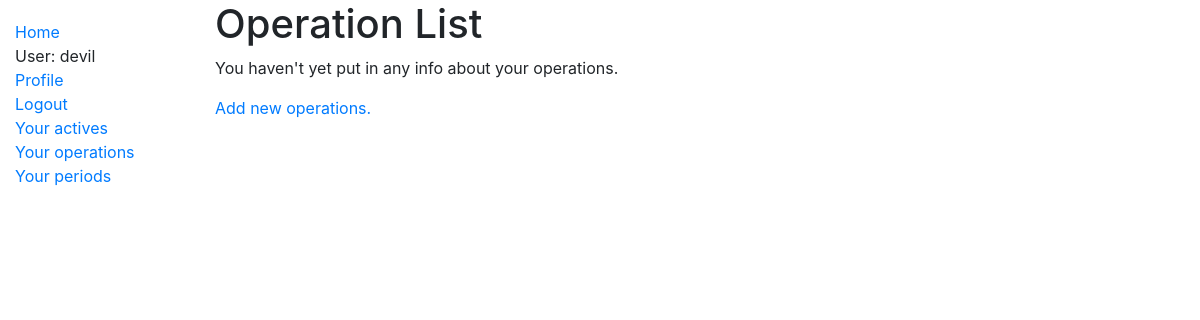
Before: /operations/ (signed in) with the older database file.
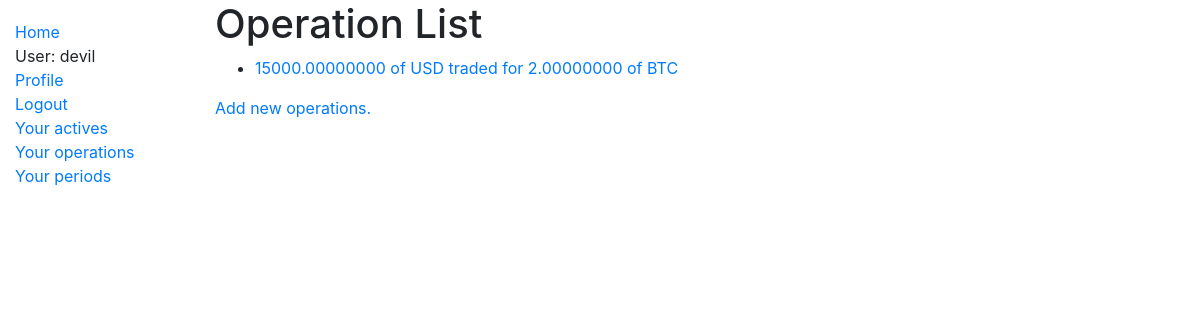
After: the same page with the newer database file.
### trader_journal/models.py (models this page shows, shortened)
class Operation(models.Model):
    user_id = models.ForeignKey(User, on_delete=models.CASCADE)
    datetime = models.DateTimeField(default=timezone.now,verbose_name='Date and time at which the operation was closed',null=True)
    currency_bought = models.CharField(max_length=20)
    currency_sold = models.CharField(max_length=20)
    exchange_name = models.CharField(max_length=30)
    amount_bought = models.DecimalField(max_digits=16,decimal_places=8)
    amount_sold = models.DecimalField(max_digits=16,decimal_places=8)
    commission_percentage = models.DecimalField(max_digits=5,decimal_places=3)
    eventual_rate = models.DecimalField(max_digits=9,decimal_places=4,default=None,null=True)
    is_maker = models.BooleanField()
    is_open = models.BooleanField()
    def get_absolute_url(self):
        return reverse("trader_journal:operation_detail", kwargs={"pk": self.pk})
    def __str__(self):
        return f'{self.amount_sold} of {self.currency_sold} traded for {self.amount_bought} of {self.currency_bought}'

### trader_journal/views.py (the view)
# urls.py: path('operations/',views.OperationListView.as_view(),name='operations'),
class OperationListView(generic.ListView):
    model = models.Operation
    def get_queryset(self):
        if self.request.user.is_anonymous:
            raise Http404
        else:
            return self.request.user.operation_set.all()

### trader_journal/templates/trader_journal/operation_list.html
{% extends "base_generic.html" %}
{% block content %}
  <h1>Operation List</h1>
  {% if operation_list %}
  <ul>
    {% for operation in operation_list %}
      <li>
        <a href="{{ operation.get_absolute_url }}">{{ operation }}</a>
      </li>
    {% endfor %}
  </ul>
  {% else %}
    <p>You haven't yet put in any info about your operations.</p>
  {% endif %}
  <a href='{% url 'trader_journal:operation_create' %}'><p>Add new operations.</p></a>
{% endblock %}

Changed rows visible on the page:
added Operation: amount_sold+currency_sold+amount_bought "15000.00000000 of USD traded for 2.00000000 of BTC"
Other visible differences:
text no longer shown: "You haven't yet put in any info about your operations."
